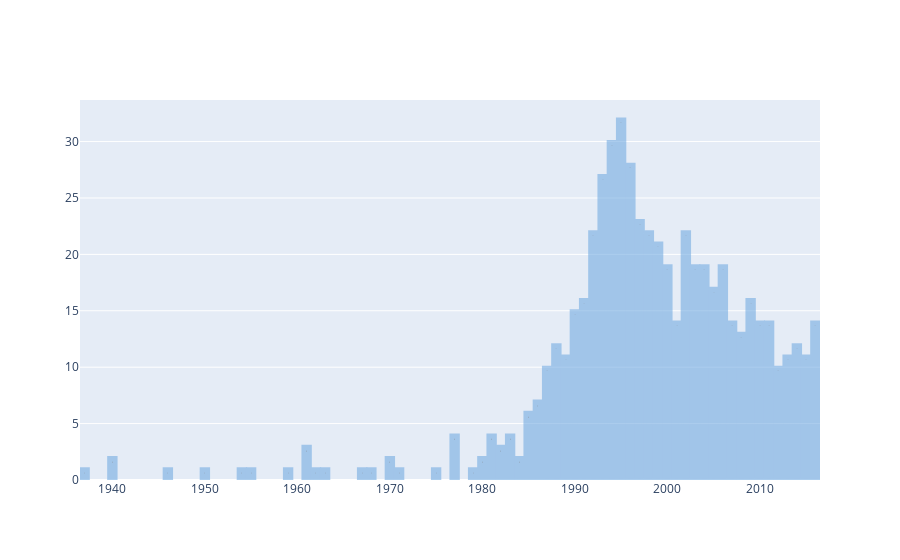

Source (notebook cell):
### Code cell
x = ds_Year.year
y = ds_Year.movie_title
trace1 = go.Bar(
x=x,
y=y,
text=y,
textposition = 'auto',
name = 'Total Movies',
marker=dict(
color='#75ACE2',
line=dict(
color='#75ACE2',
width=3.0),
),
opacity=0.6
)
data = [trace1]
iplot(data)

### Figure 1 — Plotly figure (JSON) as saved in the notebook; plotly's stock layout.template omitted (floating-point values rounded to 4 significant figures)
{"data": [{"marker": {"color": "#75ACE2", "line": {"color": "#75ACE2", "width": 3}}, "name": "Total Movies", "opacity": 0.6, "text": [32, 30, 28, 27, 23, 22, 22, 22, 21, 19, 19, 19, 19, 17, 16, 16, 15, 14, 14, 14, 14, 14, 13, 12, 12, 11, 11, 11, 10, 10, 7, 6, 4, 4, 4, 3, 3, 2, 2, 2, 2, 1, 1, 1, 1, 1, 1, 1, 1, 1, 1, 1, 1, 1], "textposition": "auto", "type": "bar", "x": [1995, 1994, 1996, 1993, 1997, 2002, 1998, 1992, 1999, 2004, 2003, 2000, 2006, 2005, 1991, 2009, 1990, 2001, 2007, 2010, 2011, 2016, 2008, 1988, 2014, 2015, 1989, 2013, 1987, 2012, 1986, 1985, 1981, 1977, 1983, 1982, 1961, 1980, 1970, 1984, 1940, 1946, 1950, 1954, 1968, 1955, 1959, 1962, 1963, 1967, 1971, 1975, 1979, 1937], "y": [32, 30, 28, 27, 23, 22, 22, 22, 21, 19, 19, 19, 19, 17, 16, 16, 15, 14, 14, 14, 14, 14, 13, 12, 12, 11, 11, 11, 10, 10, 7, 6, 4, 4, 4, 3, 3, 2, 2, 2, 2, 1, 1, 1, 1, 1, 1, 1, 1, 1, 1, 1, 1, 1]}], "layout": {}}
